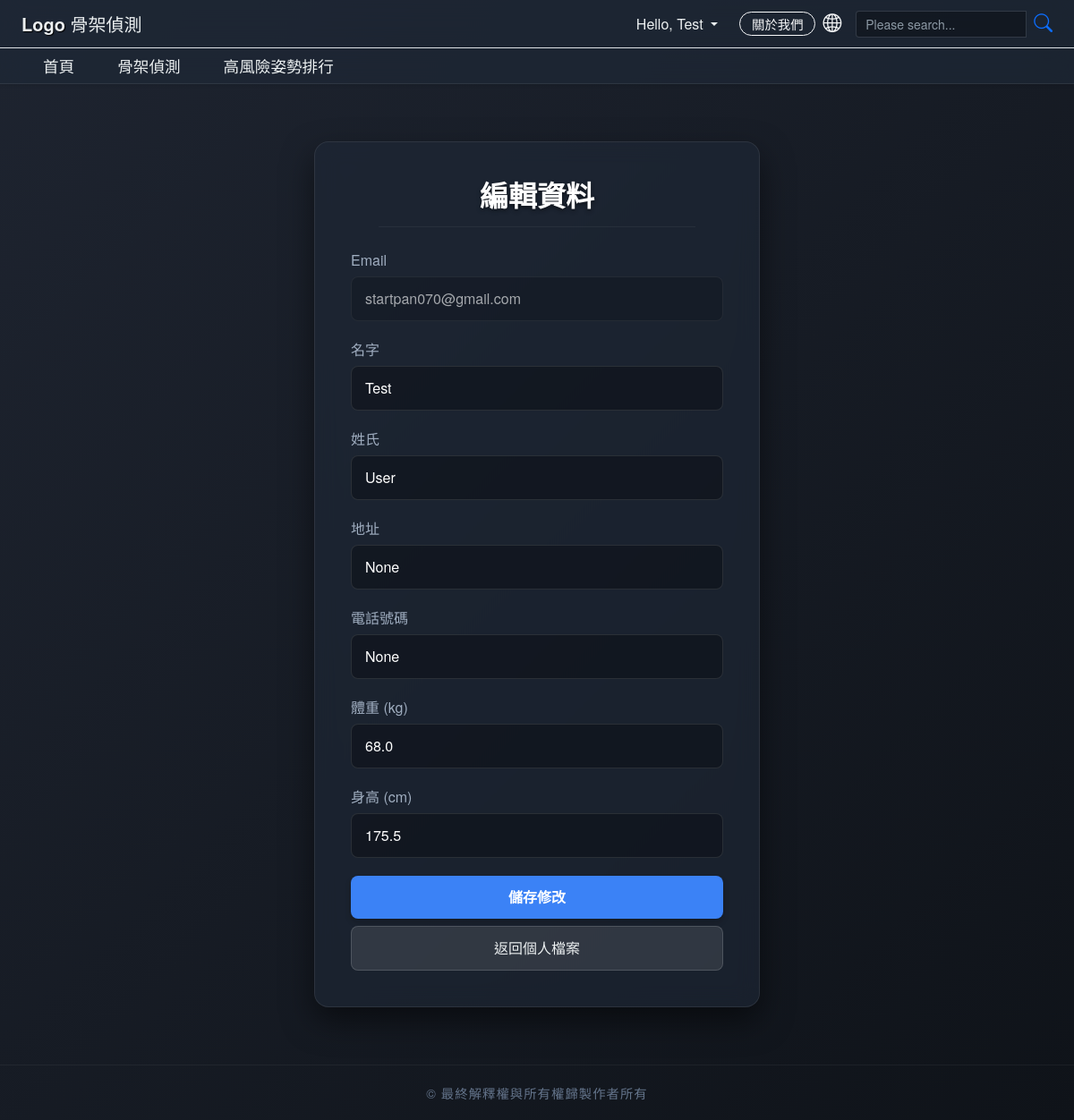
The app's page /editProfile (signed in) with its own data.
### tables this page shows
CREATE TABLE users (
        userId INTEGER PRIMARY KEY AUTOINCREMENT,
        email TEXT UNIQUE NOT NULL,
        password TEXT NOT NULL,
        firstName TEXT,
        lastName TEXT,
        address1 TEXT,
        phone TEXT,
        height REAL,             -- 身高 (cm)，SQLite 的浮點數使用 REAL
        weight REAL,            -- 體重 (kg)
        updatedBMI TEXT DEFAULT CURRENT_TIMESTAMP,
        last_notified_at TEXT DEFAULT CURRENT_TIMESTAMP,
        isAdmin INTEGER DEFAULT 0  -- 0 代表一般用戶，1 代表管理員
    );

### app.py (the view)
@app.route("/editProfile")
def editProfile():
    if 'email' not in session:
        return redirect(url_for('index'))
    loggedIn, firstName = getLoginDetails()
    profileData = query_db("SELECT email, firstName, lastName, address1, phone, weight, height FROM users WHERE email = ?", (session['email'],), one=True)
    return render_template("editProfile.html", profileData=profileData, loggedIn=loggedIn, firstName=firstName)

### app.py (called while the page is built)
def getLoginDetails():
    if 'email' not in session:
        return False, ''
    user = query_db("SELECT userId, firstName FROM users WHERE email = ?", (session['email'],), one=True)
    if not user:
        return False, ''
    userId, firstName = user
    return True, firstName

### db.py (called while the page is built)
def query_db(query, args=(), one=False):
    with sqlite3.connect(DB_PATH) as conn:
        conn.row_factory = sqlite3.Row      # 支援用 key 讀取欄位
        cur = conn.cursor()
        cur.execute(query, args)
        rv = cur.fetchall()
        return (rv[0] if rv else None) if one else rv

### templates/editProfile.html (shortened to what this page needs)
<!DOCTYPE html>
<html lang="zh-TW">
<head>
    <link href="https://cdn.jsdelivr.net/npm/bootstrap@5.3.0/dist/css/bootstrap.min.css" rel="stylesheet">
    <link href="https://cdn.jsdelivr.net/npm/bootstrap-icons@1.10.5/font/bootstrap-icons.css" rel="stylesheet">
    <link rel="stylesheet" href="{{ url_for('static', filename='css/all.css') }}" />
    <link rel="stylesheet" href="{{ url_for('static', filename='css/navbar.css') }}" />
</head>
<body>
<header class="container-fluid border-bottom">
    <div class="row align-items-center py-2">
        <div class="col-6 col-md-4 ps-4">
            <h4 class="mb-0"><span class="logo-text">Logo</span> 骨架偵測</h4>
        </div>
        <div class="col-6 col-md-8 d-flex justify-content-end align-items-center pe-4">
            <div class="login-box me-4">
                {% if not session.get('loggedIn') %}
                    <a href="/loginForm" class="member-link text-decoration-none">會員登入</a>
                {% else %}
                    <div class="dropdown">
                        <a class="nav-link dropdown-toggle" href="#" data-bs-toggle="dropdown">
                            Hello, {{ session.get('firstName') }}
                        </a>
                    </div>
                {% endif %}
            </div>
            <div class="d-none d-md-flex align-items-center me-3">
                <a id="aboutwe" class="btn btn-outline-light btn-sm" href="/aboutus">關於我們</a>
                <i class="bi bi-globe2 ms-2 text-light"></i>
            </div>
            <form class="d-none d-md-flex search-form align-items-center" action="/search" method="get">
                <div class="input-group input-group-sm">
                    <input type="search" name="searchQuery" class="form-control" placeholder="Please search...">
                    <button class="btn btn-outline-secondary p-0 ms-2 border-0" type="submit">
                        <i class="bi bi-search text-primary"></i>
                    </button>
                </div>
            </form>
        </div>
    </div>
</header>
<nav class="navbar navbar-expand-sm navbar-dark shadow-sm">
    <div class="container-fluid p-0">
        <div class="collapse navbar-collapse justify-content-start" id="nav-menu-edit">
            <ul class="navbar-nav ps-4">
                <li class="nav-item"><a href="/" class="nav-link">首頁</a></li>
                <li class="nav-item"><a href="/ScanPage" class="nav-link">骨架偵測</a></li>
                <li class="nav-item"><a href="/rank" class="nav-link">高風險姿勢排行</a></li>
            </ul>
        </div>
    </div>
</nav>
<div class="main-container container">
    <div class="row justify-content-center">
        <div class="col-12 col-md-8 col-lg-6">
            <div class="edit-card">
                <h2 class="text-center">編輯資料</h2>
                <hr>
                <form action="/updateProfile" method="POST">
                    <label>Email</label>
                    <input type="email" name="email" value="{{ profileData[0] }}" readonly>
                    <label>名字</label>
                    <input type="text" name="firstName" value="{{ profileData[1] }}" placeholder="請輸入名字">
                    <label>姓氏</label>
                    <input type="text" name="lastName" value="{{ profileData[2] }}" placeholder="請輸入姓氏">
                    <label>地址</label>
                    <input type="text" name="address1" value="{{ profileData[3] }}" placeholder="請輸入地址">
                    <label>電話號碼</label>
                    <input type="text" name="phone" value="{{ profileData[4] }}" placeholder="請輸入電話號碼">
                    <label>體重 (kg)</label>
                    <input type="text" name="weight" value="{{ profileData[5] }}" placeholder="請輸入體重">
                    <label>身高 (cm)</label>
                    <input type="text" name="height" value="{{ profileData[6] }}" placeholder="請輸入身高">
                    <div class="d-grid gap-2">
                        <button type="submit" class="btn-save">儲存修改</button>
                        <a href="{{ url_for('profileHome') }}" class="btn-back">返回個人檔案</a>
                    </div>
                </form>
            </div>
        </div>
    </div>
</div>
<footer id="footer">
    <p class="mb-0">&copy; 最終解釋權與所有權歸製作者所有</p>
</footer>
</body>
</html>

### static/css/all.css (style rules this page uses)
body { margin: 0; padding: 0; background-color: #ffffff; overflow-x: hidden; }
header { width: 100%; padding: 0.3% 0 !important; background-color: #fff; }
header .row { margin: 0 !important; width: 100%; }
.logo-text { font-weight: bold; text-shadow: 1px 1px 1px #000; }
h4.mb-0 { line-height: 1.2; font-size: 1.25rem; }
#aboutwe { padding: 0.1rem 0.8rem; font-size: 0.9rem; border-radius: 20px; }
.bi-globe2, .bi-search { font-size: 1.3rem; display: flex; align-items: center; color: #333; }
.search-form { height: 30px; }
.input-group-sm > .form-control { height: 30px; padding: 2px 10px; }

### static/css/navbar.css (style rules this page uses)
nav.navbar { background-color: rgba(30, 40, 55, 0.7) !important; backdrop-filter: blur(12px); -webkit-backdrop-filter: blur(12px); border-bottom: 1px solid rgba(255, 255, 255, 0.08) !important; min-height: auto; padding: 0 !important; }
.navbar-nav .nav-link { color: #ecf0f1 !important; font-size: 1.1rem; padding: 0.4rem 1.5rem !important; transition: color 0.3s ease; }
.main-container { width: 85%; margin: 2% auto; }
hr { width: 85%; margin: 1% auto; }
header { position: relative; z-index: 1050 !important; }

### templates/editProfile.html (style rules this page uses)
body { background: linear-gradient(135deg, #1e2430 0%, #0f1319 100%); min-height: 100vh; color: white; font-family: 'Helvetica Neue', 'Segoe UI', Tahoma, Geneva, Verdana, sans-serif; display: flex; flex-direction: column; }
header, .navbar { background-color: rgba(30, 40, 55, 0.7) !important; backdrop-filter: blur(12px); -webkit-backdrop-filter: blur(12px); border-bottom: 1px solid rgba(255, 255, 255, 0.08) !important; }
.nav-link, .member-link, header h4, .dropdown-toggle { color: #ecf0f1 !important; font-weight: 500; transition: color 0.3s ease; }
.search-form input { background-color: rgba(0, 0, 0, 0.3); border: 1px solid rgba(255, 255, 255, 0.1); color: white; }
.search-form input::placeholder { color: #8c98a4; }
.main-container { flex: 1; padding: 40px 0; }
.edit-card { background-color: rgba(30, 40, 55, 0.6); backdrop-filter: blur(12px); -webkit-backdrop-filter: blur(12px); border: 1px solid rgba(255, 255, 255, 0.08); border-radius: 16px; padding: 40px; box-shadow: 0 15px 35px rgba(0,0,0,0.5); }
.edit-card h2 { font-weight: 600; margin-bottom: 15px; text-shadow: 0 2px 4px rgba(0,0,0,0.5); }
.edit-card hr { border-color: rgba(255, 255, 255, 0.2); margin-bottom: 25px; }
.edit-card label { color: #a0aec0; font-weight: 500; margin-bottom: 6px; }
.edit-card input[type="text"], .edit-card input[type="email"] { width: 100%; background-color: rgba(0, 0, 0, 0.3); border: 1px solid rgba(255, 255, 255, 0.1); color: white; padding: 12px 15px; border-radius: 8px; margin-bottom: 20px; transition: all 0.3s; box-sizing: border-box; }
.edit-card input[readonly] { opacity: 0.6; cursor: not-allowed; }
.edit-card input::placeholder { color: #8c98a4; }
.btn-save { width: 100%; background-color: #3b82f6; color: white; border: none; padding: 12px; border-radius: 8px; font-weight: bold; font-size: 16px; transition: all 0.3s; cursor: pointer; box-shadow: 0 4px 6px rgba(0,0,0,0.2); }
.btn-back { width: 100%; background-color: rgba(255, 255, 255, 0.1); color: #ecf0f1; border: 1px solid rgba(255, 255, 255, 0.15); padding: 12px; border-radius: 8px; font-weight: 500; font-size: 16px; transition: all 0.3s; cursor: pointer; text-align: center; text-decoration: none; display: block; }
#footer { text-align: center; color: #64748b; padding: 20px 0; font-size: 0.9rem; letter-spacing: 1px; border-top: 1px solid rgba(255, 255, 255, 0.05); margin-top: auto; }

### records on screen
users: get "Test", email "startpan070@gmail.com", firstName "Test", lastName "User", weight "68.0", height "175.5"
